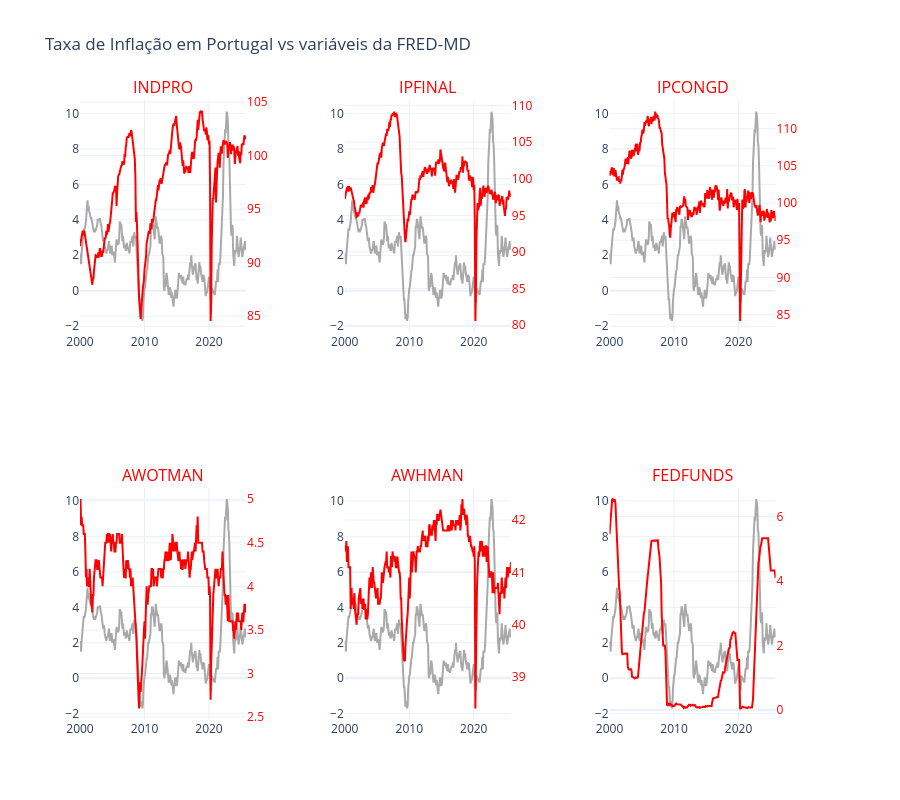

Notebook code cell kept with this figure:
### Markdown cell above
## Inflation vs FRED-MD variables

### Code cell
# Comprehensive dashboard with subplots
fig_dashboard = make_subplots(
    rows=2, cols=3,
    subplot_titles=[col.replace('_fred-md', '') for col in fred_var[0:6]],
    specs=[[{"secondary_y": True}, {"secondary_y": True}, {"secondary_y": True}],
           [{"secondary_y": True}, {"secondary_y": True}, {"secondary_y": True}]]
)
row = 1
col = 1

for column in fred_var[0:6]:
    #
    fig_dashboard.add_trace(
        go.Scatter(
            x=df.Date, 
            y=df[target], 
            mode='lines', 
            name='Taxa de Inflação',
            line=dict(color='darkgrey')
        ), 
        row=row, col=col,
        secondary_y=False
    )
    
    # Linha 2 (eixo Y direito)
    fig_dashboard.add_trace(
        go.Scatter(
            x=df["Date"],
            y=df[column],
            mode="lines",
            name=column.replace("_fred-md", ""),
            line=dict(color="red")
        ),
        row=row, col=col,
        secondary_y=True
    )

    fig_dashboard.update_yaxes(
        title_font_color="red",
        tickfont_color="red",
        row=row, col=col,
        secondary_y=True
    )

    col += 1
    if col > 3:
        row += 1
        col = 1

fig_dashboard.update_layout(height=800, title_text="Taxa de Inflação em Portugal vs variáveis da FRED-MD",
                            showlegend=False,
                           template='plotly_white')
fig_dashboard.update_annotations(
    font=dict(
        color="red"
    )
)

fig_dashboard.show()

### Figure 1 — Plotly figure (JSON) as saved in the notebook; plotly's stock layout.template omitted (floating-point values rounded to 4 significant figures; data arrays with more than 128 entries replaced by an {"elided": "..."} marker saying what was removed)
{"data": [{"line": {"color": "darkgrey"}, "mode": "lines", "name": "Taxa de Inflação", "type": "scatter", "x": {"elided": "310 str values"}, "xaxis": "x", "y": {"elided": "310 float values"}, "yaxis": "y"}, {"line": {"color": "red"}, "mode": "lines", "name": "INDPRO", "type": "scatter", "x": {"elided": "310 str values"}, "xaxis": "x", "y": {"elided": "310 float values"}, "yaxis": "y2"}, {"line": {"color": "darkgrey"}, "mode": "lines", "name": "Taxa de Inflação", "type": "scatter", "x": {"elided": "310 str values"}, "xaxis": "x2", "y": {"elided": "310 float values"}, "yaxis": "y3"}, {"line": {"color": "red"}, "mode": "lines", "name": "IPFINAL", "type": "scatter", "x": {"elided": "310 str values"}, "xaxis": "x2", "y": {"elided": "310 float values"}, "yaxis": "y4"}, {"line": {"color": "darkgrey"}, "mode": "lines", "name": "Taxa de Inflação", "type": "scatter", "x": {"elided": "310 str values"}, "xaxis": "x3", "y": {"elided": "310 float values"}, "yaxis": "y5"}, {"line": {"color": "red"}, "mode": "lines", "name": "IPCONGD", "type": "scatter", "x": {"elided": "310 str values"}, "xaxis": "x3", "y": {"elided": "310 float values"}, "yaxis": "y6"}, {"line": {"color": "darkgrey"}, "mode": "lines", "name": "Taxa de Inflação", "type": "scatter", "x": {"elided": "310 str values"}, "xaxis": "x4", "y": {"elided": "310 float values"}, "yaxis": "y7"}, {"line": {"color": "red"}, "mode": "lines", "name": "AWOTMAN", "type": "scatter", "x": {"elided": "310 str values"}, "xaxis": "x4", "y": {"elided": "310 float values"}, "yaxis": "y8"}, {"line": {"color": "darkgrey"}, "mode": "lines", "name": "Taxa de Inflação", "type": "scatter", "x": {"elided": "310 str values"}, "xaxis": "x5", "y": {"elided": "310 float values"}, "yaxis": "y9"}, {"line": {"color": "red"}, "mode": "lines", "name": "AWHMAN", "type": "scatter", "x": {"elided": "310 str values"}, "xaxis": "x5", "y": {"elided": "310 float values"}, "yaxis": "y10"}, {"line": {"color": "darkgrey"}, "mode": "lines", "name": "Taxa de Inflação", "type": "scatter", "x": {"elided": "310 str values"}, "xaxis": "x6", "y": {"elided": "310 float values"}, "yaxis": "y11"}, {"line": {"color": "red"}, "mode": "lines", "name": "FEDFUNDS", "type": "scatter", "x": {"elided": "310 str values"}, "xaxis": "x6", "y": {"elided": "310 float values"}, "yaxis": "y12"}], "layout": {"annotations": [{"font": {"color": "red", "size": 16}, "showarrow": false, "text": "INDPRO", "x": 0.1122, "xanchor": "center", "xref": "paper", "y": 1, "yanchor": "bottom", "yref": "paper"}, {"font": {"color": "red", "size": 16}, "showarrow": false, "text": "IPFINAL", "x": 0.47, "xanchor": "center", "xref": "paper", "y": 1, "yanchor": "bottom", "yref": "paper"}, {"font": {"color": "red", "size": 16}, "showarrow": false, "text": "IPCONGD", "x": 0.8278, "xanchor": "center", "xref": "paper", "y": 1, "yanchor": "bottom", "yref": "paper"}, {"font": {"color": "red", "size": 16}, "showarrow": false, "text": "AWOTMAN", "x": 0.1122, "xanchor": "center", "xref": "paper", "y": 0.375, "yanchor": "bottom", "yref": "paper"}, {"font": {"color": "red", "size": 16}, "showarrow": false, "text": "AWHMAN", "x": 0.47, "xanchor": "center", "xref": "paper", "y": 0.375, "yanchor": "bottom", "yref": "paper"}, {"font": {"color": "red", "size": 16}, "showarrow": false, "text": "FEDFUNDS", "x": 0.8278, "xanchor": "center", "xref": "paper", "y": 0.375, "yanchor": "bottom", "yref": "paper"}], "height": 800, "showlegend": false, "title": {"text": "Taxa de Inflação em Portugal vs variáveis da FRED-MD"}, "xaxis": {"anchor": "y", "domain": [0, 0.2244]}, "xaxis2": {"anchor": "y3", "domain": [0.3578, 0.5822]}, "xaxis3": {"anchor": "y5", "domain": [0.7156, 0.94]}, "xaxis4": {"anchor": "y7", "domain": [0, 0.2244]}, "xaxis5": {"anchor": "y9", "domain": [0.3578, 0.5822]}, "xaxis6": {"anchor": "y11", "domain": [0.7156, 0.94]}, "yaxis": {"anchor": "x", "domain": [0.625, 1]}, "yaxis10": {"anchor": "x5", "overlaying": "y9", "side": "right", "tickfont": {"color": "red"}, "title": {"font": {"color": "red"}}}, "yaxis11": {"anchor": "x6", "domain": [0, 0.375]}, "yaxis12": {"anchor": "x6", "overlaying": "y11", "side": "right", "tickfont": {"color": "red"}, "title": {"font": {"color": "red"}}}, "yaxis2": {"anchor": "x", "overlaying": "y", "side": "right", "tickfont": {"color": "red"}, "title": {"font": {"color": "red"}}}, "yaxis3": {"anchor": "x2", "domain": [0.625, 1]}, "yaxis4": {"anchor": "x2", "overlaying": "y3", "side": "right", "tickfont": {"color": "red"}, "title": {"font": {"color": "red"}}}, "yaxis5": {"anchor": "x3", "domain": [0.625, 1]}, "yaxis6": {"anchor": "x3", "overlaying": "y5", "side": "right", "tickfont": {"color": "red"}, "title": {"font": {"color": "red"}}}, "yaxis7": {"anchor": "x4", "domain": [0, 0.375]}, "yaxis8": {"anchor": "x4", "overlaying": "y7", "side": "right", "tickfont": {"color": "red"}, "title": {"font": {"color": "red"}}}, "yaxis9": {"anchor": "x5", "domain": [0, 0.375]}}}
